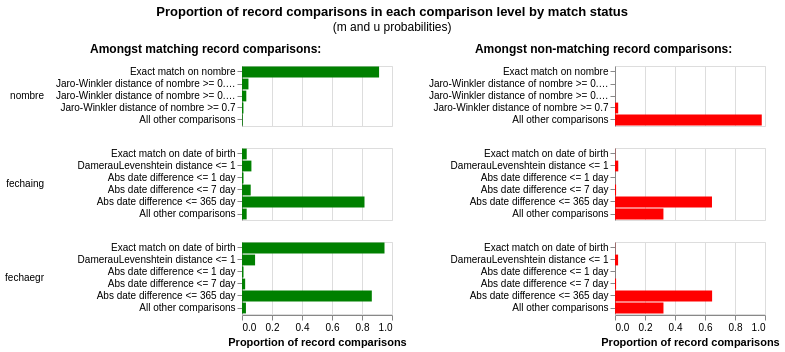

Notebook source saved alongside this figure:
### Code cell
linker.visualisations.m_u_parameters_chart()

### Figure 1 — Vega-Lite specification as saved in the notebook (floating-point values rounded to 4 significant figures)
{"config": {"view": {"continuousWidth": 300, "continuousHeight": 300, "discreteHeight": 300, "discreteWidth": 400}, "header": {"title": null}, "title": {"anchor": "middle", "offset": 10}}, "hconcat": [{"mark": "bar", "encoding": {"color": {"value": "green"}, "row": {"field": "comparison_name", "header": {"labelAlign": "left", "labelAnchor": "middle", "labelAngle": 0}, "sort": {"field": "comparison_sort_order"}, "type": "nominal"}, "tooltip": [{"field": "comparison_name", "title": "Comparison name", "type": "nominal"}, {"field": "label_for_charts", "title": "Label", "type": "ordinal"}, {"field": "sql_condition", "title": "SQL condition", "type": "nominal"}, {"field": "m_probability", "format": ".10~g", "title": "M probability", "type": "quantitative"}, {"field": "u_probability", "format": ".10~g", "title": "U probability", "type": "quantitative"}, {"field": "bayes_factor", "format": ",.6f", "title": "Bayes factor = m/u", "type": "quantitative"}, {"field": "log2_bayes_factor", "format": ".4~g", "title": "Match weight = log2(m/u)", "type": "quantitative"}, {"field": "bayes_factor_description", "title": "Match weight description", "type": "nominal"}, {"field": "m_probability_description", "title": "m probability description", "type": "nominal"}, {"field": "u_probability_description", "title": "u probability description", "type": "nominal"}], "x": {"axis": {"title": "Proportion of record comparisons"}, "field": "m_probability", "type": "quantitative"}, "y": {"axis": {"title": null}, "field": "label_for_charts", "sort": {"field": "comparison_vector_value", "order": "descending"}, "type": "nominal"}}, "height": {"step": 12}, "resolve": {"scale": {"y": "independent"}}, "title": {"text": "Amongst matching record comparisons:", "fontSize": 12, "fontWeight": "bold"}, "transform": [{"filter": "(datum.bayes_factor != 'no-op filter due to vega lite issue 4680')"}], "width": 150}, {"mark": "bar", "encoding": {"color": {"value": "red"}, "row": {"field": "comparison_name", "header": {"labels": false}, "sort": {"field": "comparison_sort_order"}, "type": "nominal"}, "tooltip": [{"field": "comparison_name", "title": "Comparison name", "type": "nominal"}, {"field": "label_for_charts", "title": "Label", "type": "ordinal"}, {"field": "sql_condition", "title": "SQL condition", "type": "nominal"}, {"field": "m_probability", "format": ".10~g", "title": "M probability", "type": "quantitative"}, {"field": "u_probability", "format": ".10~g", "title": "U probability", "type": "quantitative"}, {"field": "bayes_factor", "format": ",.6f", "title": "Bayes factor = m/u", "type": "quantitative"}, {"field": "log2_bayes_factor", "format": ".4~g", "title": "Match weight = log2(m/u)", "type": "quantitative"}, {"field": "bayes_factor_description", "title": "Match weight description", "type": "nominal"}, {"field": "m_probability_description", "title": "m probability description", "type": "nominal"}, {"field": "u_probability_description", "title": "u probability description", "type": "nominal"}], "x": {"axis": {"title": "Proportion of record comparisons"}, "field": "u_probability", "type": "quantitative"}, "y": {"axis": {"title": null}, "field": "label_for_charts", "sort": {"field": "comparison_vector_value", "order": "descending"}, "type": "nominal"}}, "height": {"step": 12}, "resolve": {"scale": {"y": "independent"}}, "title": {"text": "Amongst non-matching record comparisons:", "fontSize": 12, "fontWeight": "bold"}, "transform": [{"filter": "(datum.bayes_factor != 'no-op filter2 due to vega lite issue 4680')"}], "width": 150}], "data": {"name": "data-253c66fbad8f9e199a7cda1d50b96eec"}, "title": {"text": "Proportion of record comparisons in each comparison level by match status", "subtitle": "(m and u probabilities)"}, "$schema": "https://vega.github.io/schema/vega-lite/v5.9.3.json", "datasets": {"data-253c66fbad8f9e199a7cda1d50b96eec": [{"comparison_name": "nombre", "sql_condition": "\"nombre_l\" = \"nombre_r\"", "label_for_charts": "Exact match on nombre", "m_probability": 0.9139, "u_probability": 2.464e-05, "m_probability_description": "Amongst matching record comparisons, 91.39% of records (i.e. one in 1.094) are in the exact match on nombre comparison level", "u_probability_description": "Amongst non-matching record comparisons, 0.002464% of records (i.e. one in 40,584) are in the exact match on nombre comparison level", "has_tf_adjustments": true, "tf_adjustment_column": "nombre", "tf_adjustment_weight": 1.0, "is_null_level": false, "bayes_factor": 37090.0, "log2_bayes_factor": 15.18, "comparison_vector_value": 4, "max_comparison_vector_value": 4, "bayes_factor_description": "If comparison level is `exact match on nombre` then comparison is 37,089 times more likely to be a match", "probability_two_random_records_match": 2.983e-05, "comparison_sort_order": 0}, {"comparison_name": "nombre", "sql_condition": "jaro_winkler_similarity(\"nombre_l\", \"nombre_r\") >= 0.92", "label_for_charts": "Jaro-Winkler distance of nombre >= 0.92", "m_probability": 0.04306, "u_probability": 1.577e-05, "m_probability_description": "Amongst matching record comparisons, 4.306% of records (i.e. one in 23.22) are in the jaro-winkler distance of nombre >= 0.92 comparison level", "u_probability_description": "Amongst non-matching record comparisons, 0.001577% of records (i.e. one in 63,413) are in the jaro-winkler distance of nombre >= 0.92 comparison level", "has_tf_adjustments": false, "tf_adjustment_column": null, "tf_adjustment_weight": 1.0, "is_null_level": false, "bayes_factor": 2731.0, "log2_bayes_factor": 11.42, "comparison_vector_value": 3, "max_comparison_vector_value": 4, "bayes_factor_description": "If comparison level is `jaro-winkler distance of nombre >= 0.92` then comparison is 2,731 times more likely to be a match", "probability_two_random_records_match": 2.983e-05, "comparison_sort_order": 0}, {"comparison_name": "nombre", "sql_condition": "jaro_winkler_similarity(\"nombre_l\", \"nombre_r\") >= 0.88", "label_for_charts": "Jaro-Winkler distance of nombre >= 0.88", "m_probability": 0.02871, "u_probability": 0.0002602, "m_probability_description": "Amongst matching record comparisons, 2.871% of records (i.e. one in 34.83) are in the jaro-winkler distance of nombre >= 0.88 comparison level", "u_probability_description": "Amongst non-matching record comparisons, 0.02602% of records (i.e. one in 3,843) are in the jaro-winkler distance of nombre >= 0.88 comparison level", "has_tf_adjustments": false, "tf_adjustment_column": null, "tf_adjustment_weight": 1.0, "is_null_level": false, "bayes_factor": 110.3, "log2_bayes_factor": 6.786, "comparison_vector_value": 2, "max_comparison_vector_value": 4, "bayes_factor_description": "If comparison level is `jaro-winkler distance of nombre >= 0.88` then comparison is 110 times more likely to be a match", "probability_two_random_records_match": 2.983e-05, "comparison_sort_order": 0}, {"comparison_name": "nombre", "sql_condition": "jaro_winkler_similarity(\"nombre_l\", \"nombre_r\") >= 0.7", "label_for_charts": "Jaro-Winkler distance of nombre >= 0.7", "m_probability": 0.009569, "u_probability": 0.02124, "m_probability_description": "Amongst matching record comparisons, 0.9569% of records (i.e. one in 104) are in the jaro-winkler distance of nombre >= 0.7 comparison level", "u_probability_description": "Amongst non-matching record comparisons, 2.124% of records (i.e. one in 47.08) are in the jaro-winkler distance of nombre >= 0.7 comparison level", "has_tf_adjustments": false, "tf_adjustment_column": null, "tf_adjustment_weight": 1.0, "is_null_level": false, "bayes_factor": 0.4505, "log2_bayes_factor": -1.15, "comparison_vector_value": 1, "max_comparison_vector_value": 4, "bayes_factor_description": "If comparison level is `jaro-winkler distance of nombre >= 0.7` then comparison is 2.22 times less likely to be a match", "probability_two_random_records_match": 2.983e-05, "comparison_sort_order": 0}, {"comparison_name": "nombre", "sql_condition": "ELSE", "label_for_charts": "All other comparisons", "m_probability": 0.004785, "u_probability": 0.9785, "m_probability_description": "Amongst matching record comparisons, 0.4785% of records (i.e. one in 209) are in the all other comparisons comparison level", "u_probability_description": "Amongst non-matching record comparisons, 97.85% of records (i.e. one in 1.022) are in the all other comparisons comparison level", "has_tf_adjustments": false, "tf_adjustment_column": null, "tf_adjustment_weight": 1.0, "is_null_level": false, "bayes_factor": 0.00489, "log2_bayes_factor": -7.676, "comparison_vector_value": 0, "max_comparison_vector_value": 4, "bayes_factor_description": "If comparison level is `all other comparisons` then comparison is 204 times less likely to be a match", "probability_two_random_records_match": 2.983e-05, "comparison_sort_order": 0}, {"comparison_name": "fechaing", "sql_condition": "\"fechaing_l\" = \"fechaing_r\"", "label_for_charts": "Exact match on date of birth", "m_probability": 0.03149, "u_probability": 0.001363, "m_probability_description": "Amongst matching record comparisons, 3.149% of records (i.e. one in 31.75) are in the exact match on date of birth comparison level", "u_probability_description": "Amongst non-matching record comparisons, 0.1363% of records (i.e. one in 734) are in the exact match on date of birth comparison level", "has_tf_adjustments": false, "tf_adjustment_column": null, "tf_adjustment_weight": 1.0, "is_null_level": false, "bayes_factor": 23.1, "log2_bayes_factor": 4.53, "comparison_vector_value": 5, "max_comparison_vector_value": 5, "bayes_factor_description": "If comparison level is `exact match on date of birth` then comparison is 23.1 times more likely to be a match", "probability_two_random_records_match": 2.983e-05, "comparison_sort_order": 1}, {"comparison_name": "fechaing", "sql_condition": "damerau_levenshtein(\"fechaing_l\", \"fechaing_r\") <= 1", "label_for_charts": "DamerauLevenshtein distance <= 1", "m_probability": 0.06275, "u_probability": 0.02171, "m_probability_description": "Amongst matching record comparisons, 6.275% of records (i.e. one in 15.94) are in the dameraulevenshtein distance <= 1 comparison level", "u_probability_description": "Amongst non-matching record comparisons, 2.171% of records (i.e. one in 46.07) are in the dameraulevenshtein distance <= 1 comparison level", "has_tf_adjustments": false, "tf_adjustment_column": null, "tf_adjustment_weight": 1.0, "is_null_level": false, "bayes_factor": 2.89, "log2_bayes_factor": 1.531, "comparison_vector_value": 4, "max_comparison_vector_value": 5, "bayes_factor_description": "If comparison level is `dameraulevenshtein distance <= 1` then comparison is 2.89 times more likely to be a match", "probability_two_random_records_match": 2.983e-05, "comparison_sort_order": 1}, {"comparison_name": "fechaing", "sql_condition": "ABS(EPOCH(try_strptime(\"fechaing_l\", '%Y-%m-%d')) - EPOCH(try_strptime(\"fechaing_r\", '%Y-%m-%d'))) <= 86400", "label_for_charts": "Abs date difference <= 1 day", "m_probability": 0.01, "u_probability": 0.0002888, "m_probability_description": "Amongst matching record comparisons, 1% of records (i.e. one in 100) are in the abs date difference <= 1 day comparison level", "u_probability_description": "Amongst non-matching record comparisons, 0.02888% of records (i.e. one in 3,463) are in the abs date difference <= 1 day comparison level", "has_tf_adjustments": false, "tf_adjustment_column": null, "tf_adjustment_weight": 1.0, "is_null_level": false, "bayes_factor": 34.63, "log2_bayes_factor": 5.114, "comparison_vector_value": 3, "max_comparison_vector_value": 5, "bayes_factor_description": "If comparison level is `abs date difference <= 1 day` then comparison is 34.63 times more likely to be a match", "probability_two_random_records_match": 2.983e-05, "comparison_sort_order": 1}, {"comparison_name": "fechaing", "sql_condition": "ABS(EPOCH(try_strptime(\"fechaing_l\", '%Y-%m-%d')) - EPOCH(try_strptime(\"fechaing_r\", '%Y-%m-%d'))) <= 604800", "label_for_charts": "Abs date difference <= 7 day", "m_probability": 0.058, "u_probability": 0.007237, "m_probability_description": "Amongst matching record comparisons, 5.8% of records (i.e. one in 17.24) are in the abs date difference <= 7 day comparison level", "u_probability_description": "Amongst non-matching record comparisons, 0.7237% of records (i.e. one in 138) are in the abs date difference <= 7 day comparison level", "has_tf_adjustments": false, "tf_adjustment_column": null, "tf_adjustment_weight": 1.0, "is_null_level": false, "bayes_factor": 8.014, "log2_bayes_factor": 3.002, "comparison_vector_value": 2, "max_comparison_vector_value": 5, "bayes_factor_description": "If comparison level is `abs date difference <= 7 day` then comparison is 8.014 times more likely to be a match", "probability_two_random_records_match": 2.983e-05, "comparison_sort_order": 1}, {"comparison_name": "fechaing", "sql_condition": "ABS(EPOCH(try_strptime(\"fechaing_l\", '%Y-%m-%d')) - EPOCH(try_strptime(\"fechaing_r\", '%Y-%m-%d'))) <= 31536000", "label_for_charts": "Abs date difference <= 365 day", "m_probability": 0.8167, "u_probability": 0.6465, "m_probability_description": "Amongst matching record comparisons, 81.67% of records (i.e. one in 1.224) are in the abs date difference <= 365 day comparison level", "u_probability_description": "Amongst non-matching record comparisons, 64.65% of records (i.e. one in 1.547) are in the abs date difference <= 365 day comparison level", "has_tf_adjustments": false, "tf_adjustment_column": null, "tf_adjustment_weight": 1.0, "is_null_level": false, "bayes_factor": 1.263, "log2_bayes_factor": 0.3371, "comparison_vector_value": 1, "max_comparison_vector_value": 5, "bayes_factor_description": "If comparison level is `abs date difference <= 365 day` then comparison is 1.263 times more likely to be a match", "probability_two_random_records_match": 2.983e-05, "comparison_sort_order": 1}, {"comparison_name": "fechaing", "sql_condition": "ELSE", "label_for_charts": "All other comparisons", "m_probability": 0.0311, "u_probability": 0.3229, "m_probability_description": "Amongst matching record comparisons, 3.11% of records (i.e. one in 32.15) are in the all other comparisons comparison level", "u_probability_description": "Amongst non-matching record comparisons, 32.29% of records (i.e. one in 3.097) are in the all other comparisons comparison level", "has_tf_adjustments": false, "tf_adjustment_column": null, "tf_adjustment_weight": 1.0, "is_null_level": false, "bayes_factor": 0.09632, "log2_bayes_factor": -3.376, "comparison_vector_value": 0, "max_comparison_vector_value": 5, "bayes_factor_description": "If comparison level is `all other comparisons` then comparison is 10.38 times less likely to be a match", "probability_two_random_records_match": 2.983e-05, "comparison_sort_order": 1}, {"comparison_name": "fechaegr", "sql_condition": "\"fechaegr_l\" = \"fechaegr_r\"", "label_for_charts": "Exact match on date of birth", "m_probability": 0.95, "u_probability": 0.001275, "m_probability_description": "Amongst matching record comparisons, 95% of records (i.e. one in 1.053) are in the exact match on date of birth comparison level", "u_probability_description": "Amongst non-matching record comparisons, 0.1275% of records (i.e. one in 784) are in the exact match on date of birth comparison level", "has_tf_adjustments": false, "tf_adjustment_column": null, "tf_adjustment_weight": 1.0, "is_null_level": false, "bayes_factor": 744.9, "log2_bayes_factor": 9.541, "comparison_vector_value": 5, "max_comparison_vector_value": 5, "bayes_factor_description": "If comparison level is `exact match on date of birth` then comparison is 745 times more likely to be a match", "probability_two_random_records_match": 2.983e-05, "comparison_sort_order": 2}, {"comparison_name": "fechaegr", "sql_condition": "damerau_levenshtein(\"fechaegr_l\", \"fechaegr_r\") <= 1", "label_for_charts": "DamerauLevenshtein distance <= 1", "m_probability": 0.08719, "u_probability": 0.02062, "m_probability_description": "Amongst matching record comparisons, 8.719% of records (i.e. one in 11.47) are in the dameraulevenshtein distance <= 1 comparison level", "u_probability_description": "Amongst non-matching record comparisons, 2.062% of records (i.e. one in 48.49) are in the dameraulevenshtein distance <= 1 comparison level", "has_tf_adjustments": false, "tf_adjustment_column": null, "tf_adjustment_weight": 1.0, "is_null_level": false, "bayes_factor": 4.228, "log2_bayes_factor": 2.08, "comparison_vector_value": 4, "max_comparison_vector_value": 5, "bayes_factor_description": "If comparison level is `dameraulevenshtein distance <= 1` then comparison is 4.228 times more likely to be a match", "probability_two_random_records_match": 2.983e-05, "comparison_sort_order": 2}, {"comparison_name": "fechaegr", "sql_condition": "ABS(EPOCH(try_strptime(\"fechaegr_l\", '%Y-%m-%d')) - EPOCH(try_strptime(\"fechaegr_r\", '%Y-%m-%d'))) <= 86400", "label_for_charts": "Abs date difference <= 1 day", "m_probability": 0.01, "u_probability": 0.0002681, "m_probability_description": "Amongst matching record comparisons, 1% of records (i.e. one in 100) are in the abs date difference <= 1 day comparison level", "u_probability_description": "Amongst non-matching record comparisons, 0.02681% of records (i.e. one in 3,730) are in the abs date difference <= 1 day comparison level", "has_tf_adjustments": false, "tf_adjustment_column": null, "tf_adjustment_weight": 1.0, "is_null_level": false, "bayes_factor": 37.3, "log2_bayes_factor": 5.221, "comparison_vector_value": 3, "max_comparison_vector_value": 5, "bayes_factor_description": "If comparison level is `abs date difference <= 1 day` then comparison is 37.3 times more likely to be a match", "probability_two_random_records_match": 2.983e-05, "comparison_sort_order": 2}, {"comparison_name": "fechaegr", "sql_condition": "ABS(EPOCH(try_strptime(\"fechaegr_l\", '%Y-%m-%d')) - EPOCH(try_strptime(\"fechaegr_r\", '%Y-%m-%d'))) <= 604800", "label_for_charts": "Abs date difference <= 7 day", "m_probability": 0.02107, "u_probability": 0.007276, "m_probability_description": "Amongst matching record comparisons, 2.107% of records (i.e. one in 47.45) are in the abs date difference <= 7 day comparison level", "u_probability_description": "Amongst non-matching record comparisons, 0.7276% of records (i.e. one in 137) are in the abs date difference <= 7 day comparison level", "has_tf_adjustments": false, "tf_adjustment_column": null, "tf_adjustment_weight": 1.0, "is_null_level": false, "bayes_factor": 2.896, "log2_bayes_factor": 1.534, "comparison_vector_value": 2, "max_comparison_vector_value": 5, "bayes_factor_description": "If comparison level is `abs date difference <= 7 day` then comparison is 2.896 times more likely to be a match", "probability_two_random_records_match": 2.983e-05, "comparison_sort_order": 2}, {"comparison_name": "fechaegr", "sql_condition": "ABS(EPOCH(try_strptime(\"fechaegr_l\", '%Y-%m-%d')) - EPOCH(try_strptime(\"fechaegr_r\", '%Y-%m-%d'))) <= 31536000", "label_for_charts": "Abs date difference <= 365 day", "m_probability": 0.8654, "u_probability": 0.6474, "m_probability_description": "Amongst matching record comparisons, 86.54% of records (i.e. one in 1.156) are in the abs date difference <= 365 day comparison level", "u_probability_description": "Amongst non-matching record comparisons, 64.74% of records (i.e. one in 1.545) are in the abs date difference <= 365 day comparison level", "has_tf_adjustments": false, "tf_adjustment_column": null, "tf_adjustment_weight": 1.0, "is_null_level": false, "bayes_factor": 1.337, "log2_bayes_factor": 0.4187, "comparison_vector_value": 1, "max_comparison_vector_value": 5, "bayes_factor_description": "If comparison level is `abs date difference <= 365 day` then comparison is 1.337 times more likely to be a match", "probability_two_random_records_match": 2.983e-05, "comparison_sort_order": 2}, {"comparison_name": "fechaegr", "sql_condition": "ELSE", "label_for_charts": "All other comparisons", "m_probability": 0.02632, "u_probability": 0.3231, "m_probability_description": "Amongst matching record comparisons, 2.632% of records (i.e. one in 38) are in the all other comparisons comparison level", "u_probability_description": "Amongst non-matching record comparisons, 32.31% of records (i.e. one in 3.095) are in the all other comparisons comparison level", "has_tf_adjustments": false, "tf_adjustment_column": null, "tf_adjustment_weight": 1.0, "is_null_level": false, "bayes_factor": 0.08144, "log2_bayes_factor": -3.618, "comparison_vector_value": 0, "max_comparison_vector_value": 5, "bayes_factor_description": "If comparison level is `all other comparisons` then comparison is 12.28 times less likely to be a match", "probability_two_random_records_match": 2.983e-05, "comparison_sort_order": 2}]}}
